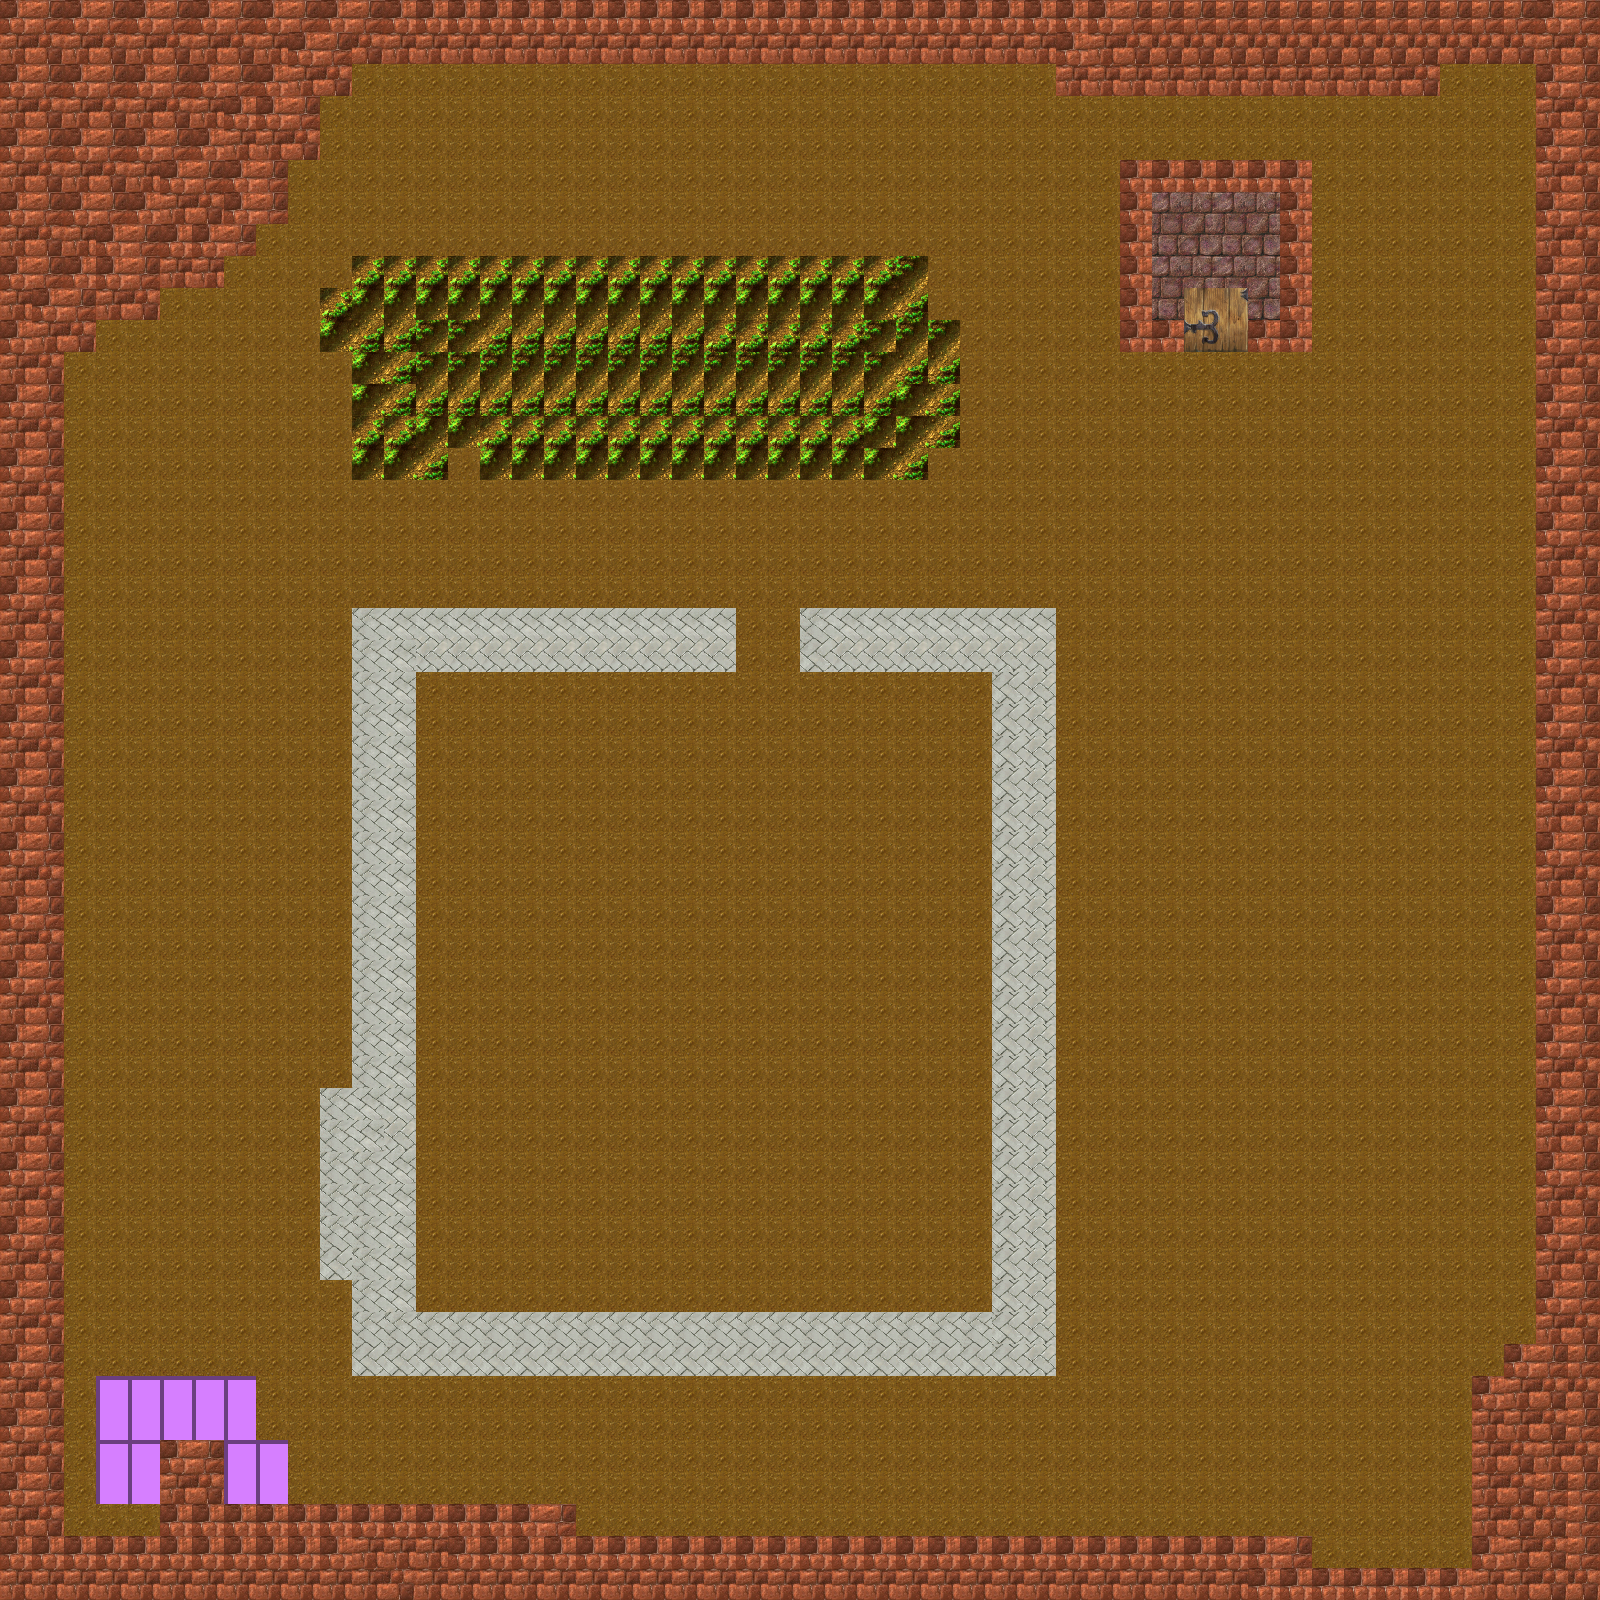

Tiled map render using the project's own tile images. Description and the map definition, with tile-layer contents summarised, below:
An orthogonal 50x50 tile map with 32x32 px tiles, 1 tile layer (Tile Layer 1).

<map version="1.2" tiledversion="1.3.2" orientation="orthogonal" renderorder="right-down" compressionlevel="0" width="50" height="50" tilewidth="32" tileheight="32" infinite="0" nextlayerid="4" nextobjectid="1">
 <tileset firstgid="1" name="terrain" tilewidth="32" tileheight="32" tilecount="1024" columns="32">
  <image source="../img/terrain.png" width="1024" height="1024" />
  <tile id="14">
   <properties>
    <property name="collision" value="" />
   </properties>
  </tile>
  <tile id="15">
   <properties>
    <property name="collision" value="" />
   </properties>
  </tile>
  <tile id="46">
   <properties>
    <property name="collision" value="" />
   </properties>
  </tile>
  <tile id="47">
   <properties>
    <property name="collision" value="" />
   </properties>
  </tile>
  <tile id="322">
   <properties>
    <property name="door" value="" />
   </properties>
  </tile>
  <tile id="323">
   <properties>
    <property name="door" value="" />
   </properties>
  </tile>
  <tile id="332">
   <properties>
    <property name="grass" value="" />
   </properties>
  </tile>
  <tile id="333">
   <properties>
    <property name="grass" value="" />
   </properties>
  </tile>
  <tile id="354">
   <properties>
    <property name="door" value="" />
   </properties>
  </tile>
  <tile id="355">
   <properties>
    <property name="door" value="" />
   </properties>
  </tile>
  <tile id="364">
   <properties>
    <property name="grass" value="" />
   </properties>
  </tile>
  <tile id="365">
   <properties>
    <property name="grass" value="" />
   </properties>
  </tile>
  <tile id="386">
   <properties>
    <property name="door" value="" />
   </properties>
  </tile>
  <tile id="387">
   <properties>
    <property name="door" value="" />
   </properties>
  </tile>
  <tile id="418">
   <properties>
    <property name="door" value="" />
   </properties>
  </tile>
  <tile id="419">
   <properties>
    <property name="door" value="" />
   </properties>
  </tile>
 </tileset>
 <layer id="1" name="Tile Layer 1" width="50" height="50">
  <data>[2500 cells, 2500 non-empty, 23 distinct tile ids]</data>
 </layer>
</map>